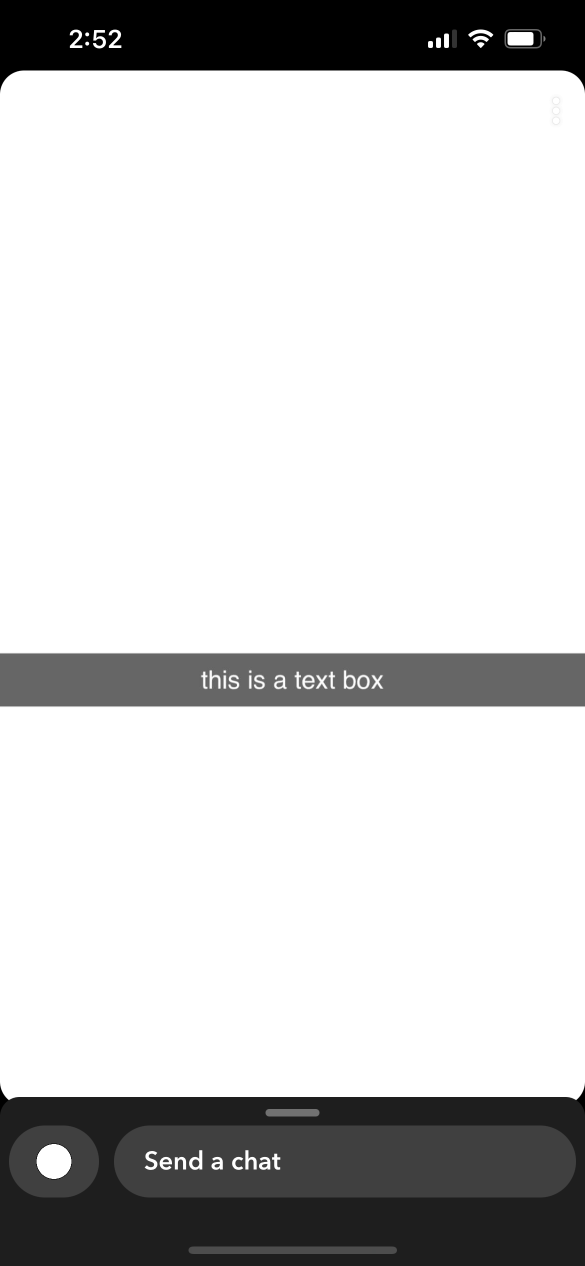
#> input picture server/flask/back-end/Inpainting/pics/IMG_5382.png, 1170 x 2532 px, given in place of 00a454da495e11e28a7322000a1fa414_6.jpg, which was not available (shown at 1/2 size); the run also reads 1 picture not shown here
$ python generate.py
#> lines starting #> are read from the running program, lines starting #| are printed output that depends on the picture; pictures that were not available may be replaced by others from this repository, and a replacement may not be noted
from PIL import Image, ImageDraw, ImageFont

# create empty image
img = Image.open(r"back-end\ImageGenerator\SelfiesDataset\00a454da495e11e28a7322000a1fa414_6.jpg").convert('RGBA')
#> img is the input picture: PIL image 1170x2532 RGBA; mean R, G, B, A 207.1, 207.1, 207.1, 255

# crop image to make it vertical
img = img.crop((img.width // 8, 0, img.width - img.width // 8, img.height))
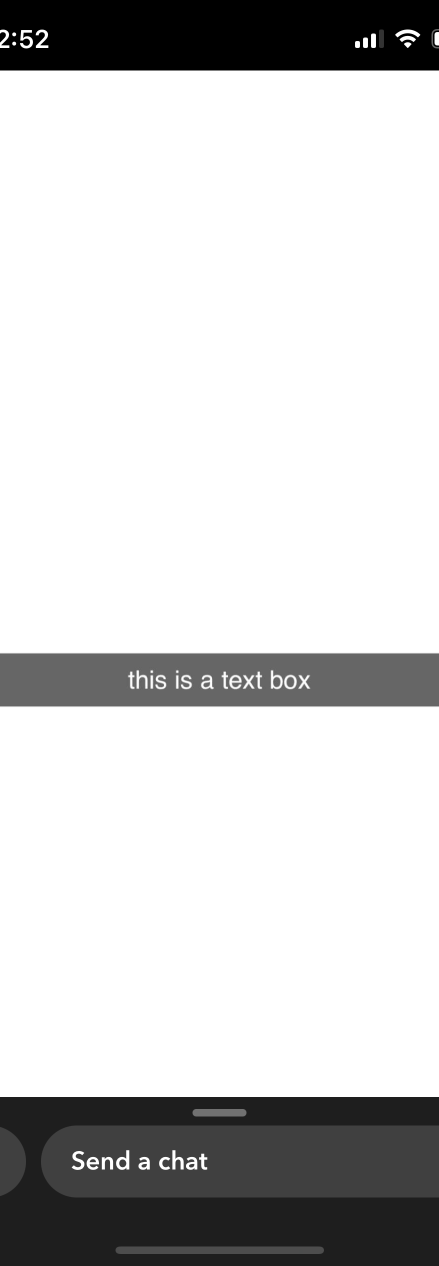
#> img: PIL image 878x2532 RGBA (shown at 1/2 size); mean R, G, B, A 207.2, 207.2, 207.2, 255

# add SendAChatBar to the bottom of image
send_a_chat_bar = Image.open(r"back-end\ImageGenerator\SnapChatGUI\SendAChatBar.png")
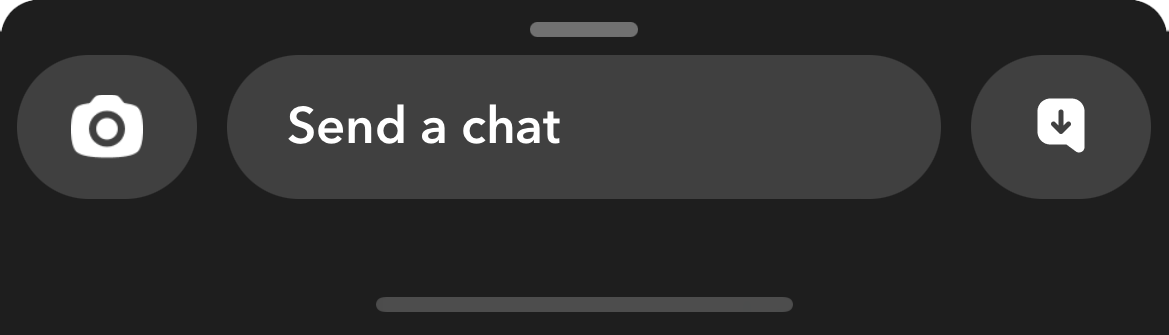
#> input picture server/flask/back-end/ImageGenerator/SnapChatGUI/SendAChatBar.png, 1169 x 335 px, found by its file name
#> send_a_chat_bar is the input picture: PIL image 1169x335 RGBA; mean R, G, B, A 47.4, 47.4, 47.4, 254.6
send_a_chat_bar = send_a_chat_bar.resize((img.width, send_a_chat_bar.height * img.width // send_a_chat_bar.width))
#> send_a_chat_bar: PIL image 878x251 RGBA
new_img = Image.new('RGBA', (img.width, img.height + send_a_chat_bar.height))
#> new_img: PIL image 878x2783 RGBA; every value is 0
new_img.paste(img, (0, 0))
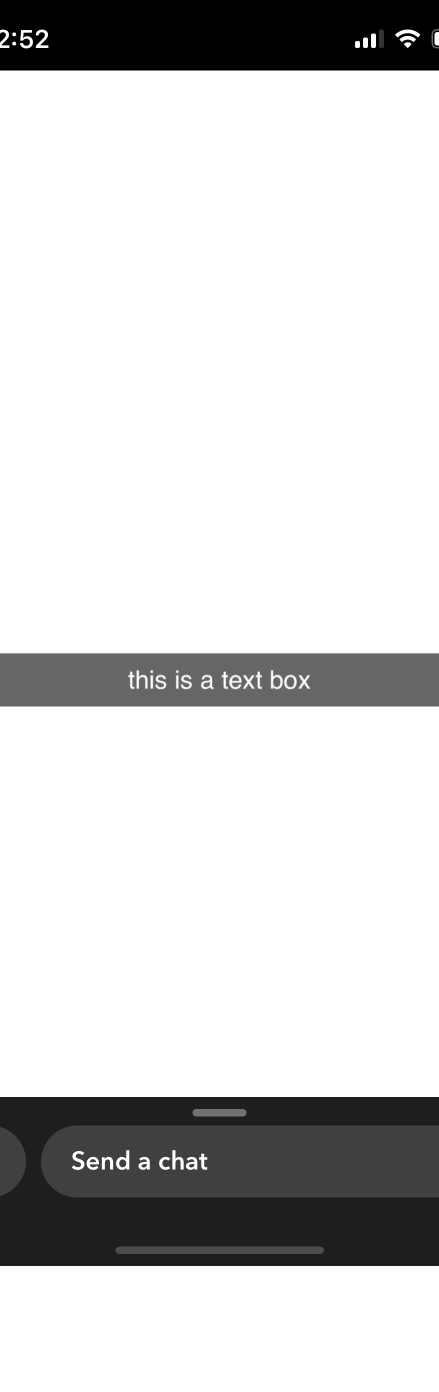
#> new_img: PIL image 878x2783 RGBA (shown at 1/2 size); mean R, G, B, A 188.5, 188.5, 188.5, 232; transparent parts drawn white
new_img.paste(send_a_chat_bar, (0, img.height))
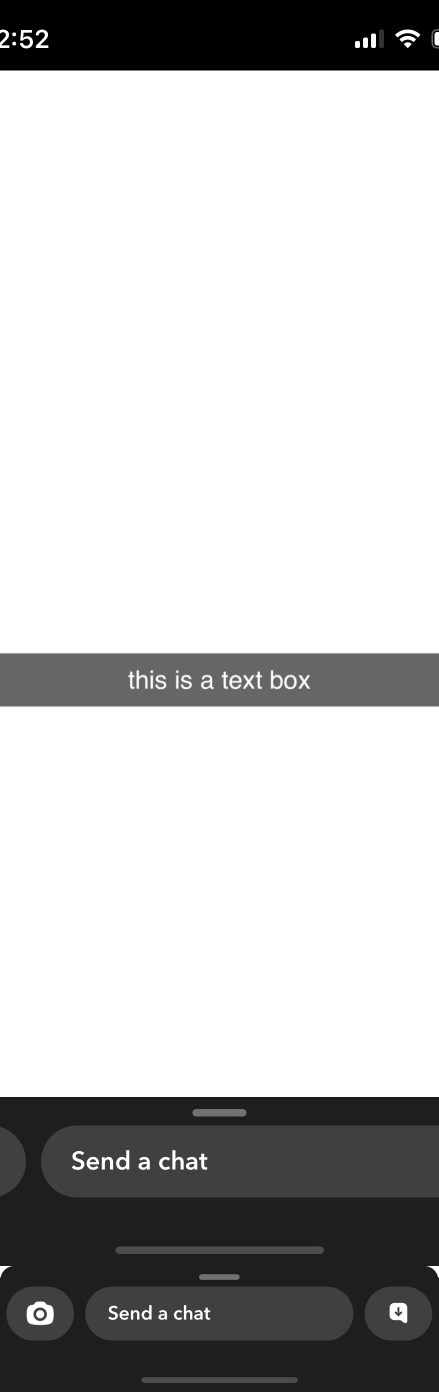
#> new_img: PIL image 878x2783 RGBA (shown at 1/2 size); mean R, G, B, A 192.8, 192.8, 192.8, 255; transparent parts drawn white
img = new_img
# img.show()

# add three white dots to top right
three_dots = Image.open(r"back-end\ImageGenerator\SnapChatGUI\ThreeDots.png")
three_dots = three_dots.resize((int(three_dots.width / 3.5), int(three_dots.height / 3.5)))
img.paste(three_dots, (img.width - three_dots.width - 5, 5), mask = three_dots.convert("RGBA"))
#> img: PIL image 878x2783 RGBA

# overlay transparent black box on image
TINT_COLOR = (0, 0, 0)  # Black
TRANSPARENCY = .45  # Degree of transparency, 0-100%
OPACITY = int(255 * TRANSPARENCY)
overlay = Image.new('RGBA', img.size, TINT_COLOR+(0,))
draw = ImageDraw.Draw(overlay)  # Create a context for drawing things on it.
draw.rectangle(((0, 200), (img.width, 220)), fill=TINT_COLOR+(OPACITY,))

img = Image.alpha_composite(img, overlay)

img.show()
